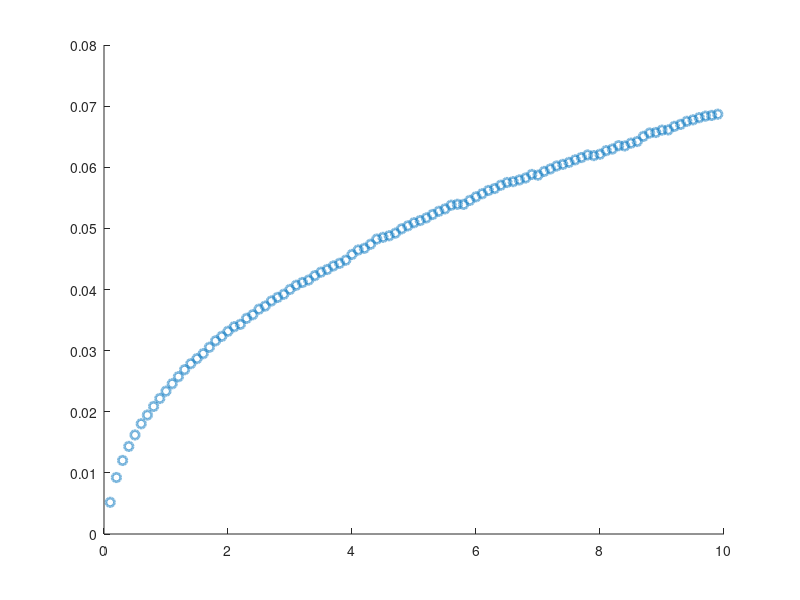

The MATLAB source for this figure: (Note: this script raises an error after producing the figure.)
%{
Author: Yu-Huan Wang (Kim Lab at UIUC) - yuhuanw2@illinois.edu
    Creation date: 9/24/2024
    Last update date: 10/2/2024

Description: This code simulation the diffusion following fractional
Brownian Motion (fBM), this allows subdiffusion simulation

I added the effect of locErr & motion blur (averaging) compared to subdiffSim.m

combination of locErr & Avg

There're two fitting methods to choose from: 1) linear fitting in log
scale. 2) non-linear fitting in log scale
fBM core: 10.1103/PhysRevE.110.014105 (Eq.1)
---------------------------------------------------------------------------
%}

clear, clc, close all

simPath = 'C:\Users\yuhuanw2\Documents\MATLAB\simDiffusion\'; cd( simPath)
strain = 'sim';

% imaging parameters
nTracks = 10000; 
nFrames = 100;      % frane number: 100 frames
frameT = 100e-3;    % frame interval: 500 ms
expT = 100e-3;      % exposure time: 100 ms
dt = expT/ 5;       % simulation step time: 20 ms

% secondary parameters
nInterval = frameT/ dt;         % number of simulation steps per frame
nAvg = expT/ dt;                % number of averaging steps per exposure
nSteps = nFrames* nInterval;    % simulation steps, simulation track length
time = dt* nInterval*( 1:nFrames-1); % readout time points

% diffusion parameters
alpha = 0.4;        % subdiffusion exponent
D = 0.005;          % um^2/s
locErr = 20e-3;     % 20 nm, unit: um


fprintf( '~~~~ Simulation Starts ~~~~\n')
fprintf( '   D = %.1g,  frameT = %d ms,  nFrame = %d,  locErr = %.1g nm\n', D, frameT*1e3, nFrames, locErr*1e3)
fprintf( '   dt = %d ms,  nAvg = %d steps,  overall movement: %.2f um\n', dt*1e3, nAvg, sqrt( 2*D*frameT*nFrames))
fprintf( '   locErr^2 = %d nm^2, motion blur = %.2f nm^2\n\n', locErr^2* 1e6, 2*D*expT^alpha/ (1+alpha)/ (2+alpha)* 1e6)

%% Subdiffusion simulation (fBM)

t = dt*( 1: nSteps);    covMat = zeros( nSteps);

tStart = tic;

% creating the covariance matrix
for i = 1: nSteps
    for j = 1: i
        % symmetric matrix, only calculate lower half
        covMat( i, j) = t(i)^alpha + t(j)^alpha - abs( t(i)-t(j))^alpha;        
    end
end

% Cholesky decomposition
L = chol( D* covMat, 'lower');
fprintf( '~~~~  Time: %.2f s (Covariance Matrix Created)  ~~~~\n\n', toc( tStart))


% create tracks as tf structure
tf( nTracks, 1).traj = []; % initialization

for i = 1: nTracks
    tf(i).traj = L* randn( nSteps, 3); % subdiffusive tracks
    % tf(i).locE = sqrt( 2*locErr^2)* randn( nSteps, 3); % unit: um
end
traj = { tf.traj}';
% locE = { tf.locE}';

fprintf( '~~~~  Time: %.2f s (%d tracks generated)  ~~~~\n\n', toc( tStart), nTracks)

%% Create Tracks & MSD Plotting

close all

figure( 'Position', [1000 400 420 400])
colorList = get( gca,'colororder');     colorList = repmat( colorList, [2, 1]);

fitR = 1: 3; % fitting region of MSD
dim = 3; % dimension of the system

linearFitFlag = 0; % 1: linear fit, 2: non-linear fit

locErrList = [ 0 20 40 70 0]* 1e-3;
% locErrList = 20e-3;

avgFlag = true( 1, length( locErrList));
avgFlag( end) = false;

fitResult = nan( length( locErrList), 2);

for c = 1: length( locErrList)

    locErr = locErrList( c);
        
    for i = 1: nTracks        
        tf(i).locE = sqrt( 2*locErr^2)* randn( nSteps, 3); % unit: um
    end

    locE = { tf.locE}';
    trajLoc = cellfun( @plus, traj, locE, 'UniformOutput', false);
        
    if logical( avgFlag( c))
        tmp = cellfun( @(x) reshape( x', 3, nInterval, []), trajLoc, 'UniformOutput', false);
        trajAvg = cellfun( @(x) squeeze( mean( x(:,1:nAvg,:),2))', tmp, 'UniformOutput', false);
    else
        trajAvg = cellfun( @(x) x( 1: nInterval: end, :), trajLoc, 'UniformOutput', false);
    end
            
    EnsMSD = cell2mat( cellfun( @(x) sum( (x(2:end,:)- x(1,:)).^2, 2), trajAvg, 'UniformOutput', false)')';
    
    eaMSD = mean( EnsMSD, 1);
    time = dt* nInterval*( 1:nFrames-1); % readout time points

    if logical( avgFlag( c))
        note = sprintf( '\\sigma=%dnm', locErr*1e3);
    else
        note = 'no avg';
    end
    
    % plot MSD
    scatter( time, eaMSD, 40, 'LineWidth', 2, 'MarkerEdgeColor', colorList( c,:),...
        'MarkerEdgeAlpha', 0.5, 'HandleVisibility','off'), hold on


    % linear fit in log-log scale 
    f = polyfit( log( time( fitR)), log( eaMSD( fitR)), 1);
    alphaFit = f(1);    DFit = exp( f(2))/ (2*dim);
    
    if logical( linearFitFlag)
        % plot linear fit
        tFit = time( 1: round( end/10));  MSDFit =  2* dim* DFit* tFit.^ alphaFit;
        plot( tFit, MSDFit, 'LineWidth', 2, 'color', colorList( c,:), ...
            'DisplayName', sprintf( '\\alpha=%.2f, D=%.1e [%s]', alphaFit, DFit, note))
    else
        % non-linear fit using a comprehensive form: MSD = 6Dt^a + 6*locE^2 (problematic form for locE, overestimate)
        fun = fittype( 'log( 6*a*(x)^b+6*c)');
        x0 = [ DFit, alphaFit, 0];
        xmin = [ 0, 0, -inf];
        xmax = [ inf, 2, inf];
        fitR2 = 1: 20;

        f = fit( time(fitR2)', log( eaMSD(fitR2))', fun, 'StartPoint', x0, 'Lower', xmin, 'Upper', xmax);
        DFit = f.a;  alphaFit = f.b;  locErrFit = sign( f.c)* sqrt( abs( f.c)); % unit: um

        tFit = linspace( time(1), time( round( nFrames/2)), 1000);
        MSDFit = 2*dim*( DFit* tFit.^ alphaFit + f.c);
        plot( tFit, MSDFit, 'LineWidth', 2, 'color', colorList( c,:), 'DisplayName', ...
            sprintf( '\\alpha=%.2f, D=%.1e, \\sigma=%.0fnm', alphaFit, DFit, locErrFit*1e3))
    end

    % MSDtheo = 2* dim* Dapp* tFit.^ alphaFit;
    fitResult( c, :) = [alphaFit, DFit];
end

% plot setting
figure( gcf)
set( gca, 'FontSize', 12)
xlabel( 'Time (s)', 'FontSize', 14)
ylabel( 'EA-MSD (µm^2)', 'FontSize', 14)
legend( 'Location', 'northwest', 'FontSize', 10)

title( '3D Subdiffusion Simulation', 'FontSize', 13)
subtitle( sprintf( 'Input: \\alpha=%g, D=%.0g, \\sigma varies', alpha, D), 'FontSize', 13)
set( gca, 'Xscale', 'log', 'YScale', 'log')

simTxt = sprintf( '%d tracks\nframeT = %dms\ndt = %dms', nTracks, frameT*1e3, dt*1e3);
    
txt = text( 0.5, 0.2, simTxt, 'FontSize', 13, 'Units', 'normalized');
% txt = text( 0.1, 0.85, simTxt, 'FontSize', 13, 'Units', 'normalized');


